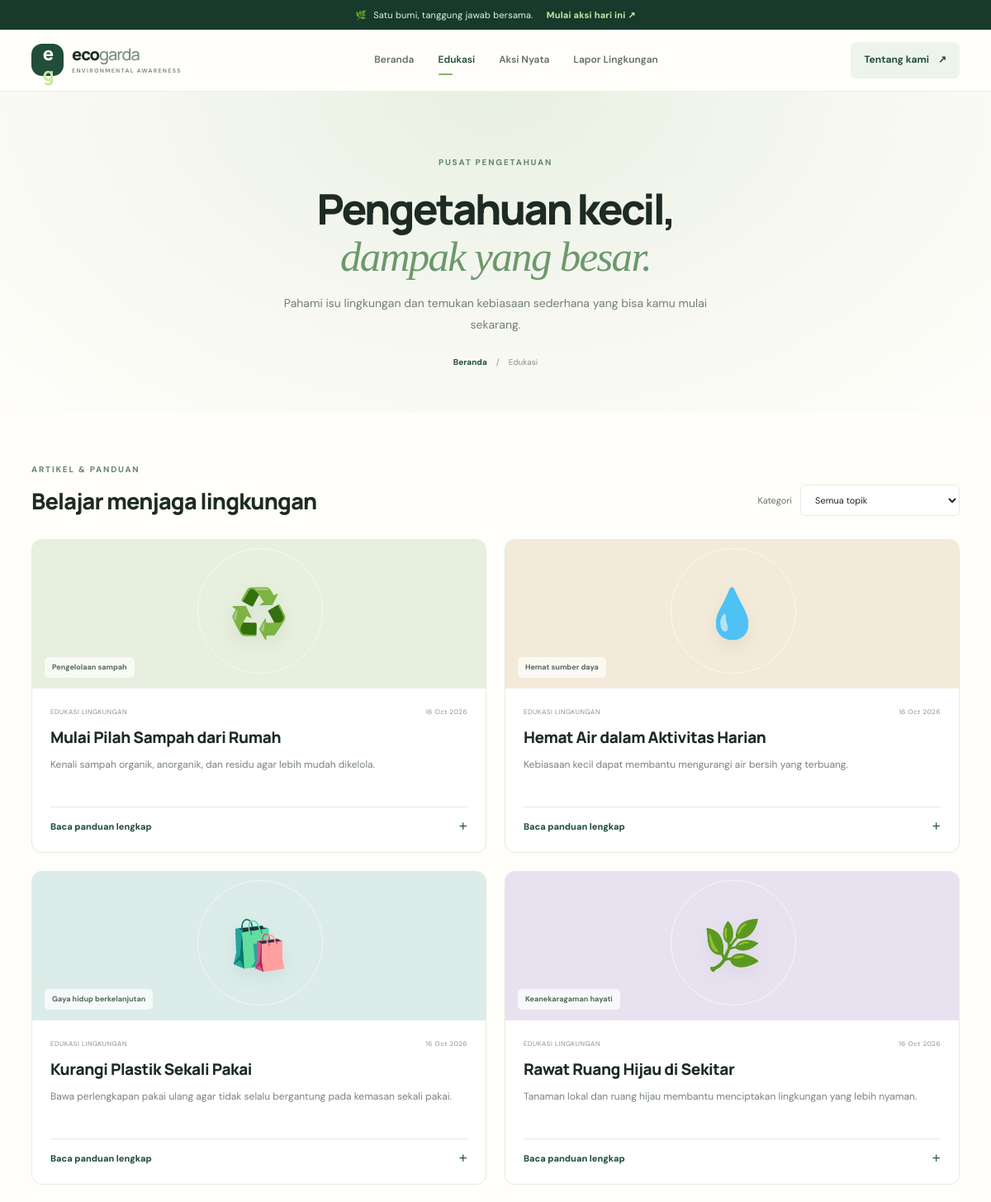
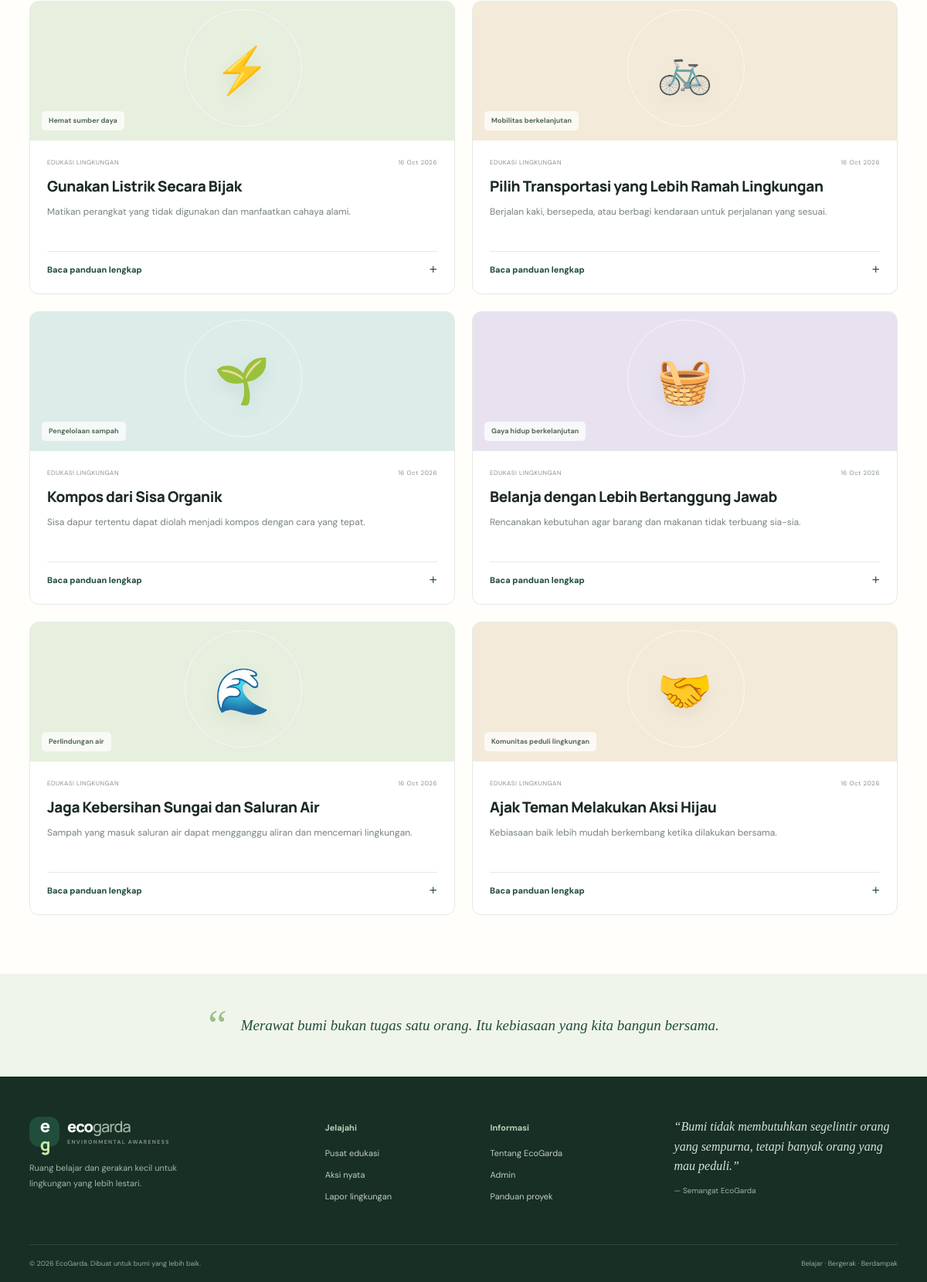
Page /edukasi.php on the committed database (2 pictures, top to bottom).
### tables this page shows
CREATE TABLE IF NOT EXISTS tips (
 id INT UNSIGNED AUTO_INCREMENT PRIMARY KEY,
 title VARCHAR(180) NOT NULL,
 category VARCHAR(80) NOT NULL,
 icon VARCHAR(20) NOT NULL DEFAULT '🌱',
 summary VARCHAR(220) NOT NULL,
 body TEXT NOT NULL,
 is_published TINYINT(1) NOT NULL DEFAULT 1,
 created_at TIMESTAMP DEFAULT CURRENT_TIMESTAMP,
 updated_at TIMESTAMP DEFAULT CURRENT_TIMESTAMP ON UPDATE CURRENT_TIMESTAMP
);

### includes/bootstrap.php (called while the page is built, shortened)
<?php
function e($value): string { return htmlspecialchars((string)$value, ENT_QUOTES, 'UTF-8'); }

### edukasi.php (the view, shortened to what this page needs)
<?php
require_once __DIR__ . '/includes/bootstrap.php';
$sql = "SELECT * FROM tips WHERE is_published=1"; $params=[];
$sql .= " ORDER BY created_at DESC";
$stmt=$pdo->prepare($sql); $stmt->execute($params); $tips=$stmt->fetchAll();
require __DIR__ . '/includes/header.php';
?>
<section class="page-hero"><span class="eyebrow">PUSAT PENGETAHUAN</span><h1>Pengetahuan kecil,<br><em>dampak yang besar.</em></h1><p>Pahami isu lingkungan dan temukan kebiasaan sederhana yang bisa kamu mulai sekarang.</p><div class="breadcrumb"><a href="index.php">Beranda</a><span>/</span> Edukasi</div></section>
<section class="section content-section"><div class="filter-bar"><div><span class="eyebrow">ARTIKEL & PANDUAN</span><h2>Belajar menjaga lingkungan</h2></div><form method="get" class="filter-form"><label for="kategori">Kategori</label><select id="kategori" name="kategori" onchange="this.form.submit()"><option value="">Semua topik</option><?php foreach($categories as $c): ?><option value="<?=e($c)?>" <?=$category===$c?'selected':''?>><?=e($c)?></option><?php endforeach;?></select></form></div>
<div class="article-grid"><?php foreach($tips as $i=>$tip): ?><article class="article-card" id="tip-<?= (int)$tip['id'] ?>"><div class="article-art art-<?=($i%4)+1?>"><span><?=e($tip['icon'])?></span><small><?=e($tip['category'])?></small></div><div class="article-content"><div class="meta-line"><span>EDUKASI LINGKUNGAN</span><span><?=date('d M Y',strtotime($tip['created_at']))?></span></div><h3><?=e($tip['title'])?></h3><p><?=e($tip['summary'])?></p><details><summary>Baca panduan lengkap <span>＋</span></summary><div class="detail-copy"><?=nl2br(e($tip['body']))?></div></details></div></article><?php endforeach; ?></div>
</section><section class="quote-strip"><span>“</span><p>Merawat bumi bukan tugas satu orang. Itu kebiasaan yang kita bangun bersama.</p></section>
<?php require __DIR__ . '/includes/footer.php'; ?>

### assets/css/style.css (style rules this page uses)
:root { --forest:#214d3b;--forest-dark:#173a2d;--sage:#dce9dc;--sage-light:#f3f7f1;--lime:#c7e8a1;--ink:#1d2b24;--muted:#69766e;--line:#e5eae3;--paper:#fffefa;--orange:#c47d50;--serif:Georgia,'Times New Roman',serif;--sans:'DM Sans',Arial,sans-serif;--display:'Manrope','DM Sans',sans-serif }
* { box-sizing:border-box }
html { scroll-behavior:smooth }
body { margin:0;background:var(--paper);color:var(--ink);font-family:var(--sans);font-size:15px;line-height:1.65 }
a { color:inherit;text-decoration:none }
button,input,select,textarea { font:inherit }
button,a,select { -webkit-tap-highlight-color:transparent }
.eyebrow { font-size:10px;font-weight:800;letter-spacing:1.8px;color:#66886b;display:inline-flex;align-items:center;gap:8px }
.hero h1,.page-hero h1 { font:800 clamp(38px,4.4vw,61px)/1.1 var(--display);letter-spacing:-2.7px;margin:22px 0 20px;max-width:590px }
.hero h1 em,.page-hero h1 em { font-family:var(--serif);font-weight:400;color:#6d986c;letter-spacing:-1.7px }
.hero-copy>p,.page-hero>p { max-width:460px;color:#728078;font-size:14px;line-height:1.9;margin:0 }
.section { padding:76px max(28px,calc((100% - 1124px)/2)) }
.card-visual,.article-art { height:170px;position:relative;display:grid;place-items:center;overflow:hidden }
.card-visual>span,.article-art>span { font-size:58px;filter:drop-shadow(0 8px 10px #254b3514);position:relative;z-index:1 }
.visual-1,.art-1 { background:#e7efdf }
.visual-2,.art-2 { background:#f4ead9 }
.visual-3,.art-3 { background:#dcece9 }
.art-4 { background:#e8e2f0 }
.card-visual:before,.article-art:before { content:'';position:absolute;width:150px;height:150px;border:1px solid #ffffff99;border-radius:50%;left:calc(50% - 75px);top:10px }
.card-visual small,.article-art small { position:absolute;left:15px;bottom:13px;background:#ffffffb8;padding:5px 9px;border-radius:5px;font-size:9px;font-weight:700;color:#526956 }
.card-body h3,.article-content h3,.action-card h3 { font:800 17px/1.35 var(--display);letter-spacing:-.4px;margin:0 0 9px }
.card-body p,.article-content>p,.action-card>p { font-size:12px;line-height:1.8;color:#78847b;margin:0 0 17px }
.page-hero { text-align:center;padding:72px 25px 53px;background:radial-gradient(ellipse at 50% 0%,#e8f0e2 0%,#f7f8f2 55%,var(--paper) 100%) }
.page-hero h1 { font-size:51px;margin:17px auto 15px;max-width:760px }
.page-hero>p { margin:auto;max-width:550px }
.breadcrumb { display:flex;justify-content:center;gap:11px;margin-top:24px;color:#87948a;font-size:10px }
.breadcrumb a { color:var(--forest);font-weight:700 }
.content-section { padding-top:55px }
.filter-bar { display:flex;align-items:end;justify-content:space-between;margin-bottom:28px;gap:20px }
.filter-bar h2 { font:800 27px var(--display);margin:8px 0 0;letter-spacing:-.8px }
.filter-form { display:flex;align-items:center;gap:10px }
.filter-form label { font-size:11px;color:#69766e }
.filter-form select { padding:10px 13px;border:1px solid var(--line);border-radius:7px;background:white;color:var(--ink);font-size:11px }
.article-grid { display:grid;grid-template-columns:repeat(2,1fr);gap:22px }
.article-card { border:1px solid var(--line);border-radius:12px;overflow:hidden;background:white;transition:transform .2s,box-shadow .2s }
.article-art { height:180px }
.article-content { padding:22px }
.meta-line { display:flex;justify-content:space-between;gap:12px;font-size:8px;color:#879389;letter-spacing:.5px;margin-bottom:12px }
.article-content h3 { font-size:19px }
.article-content>p { min-height:44px }
.article-content details { border-top:1px solid var(--line);padding-top:14px;font-size:11px;color:var(--forest) }
.article-content summary { cursor:pointer;font-weight:800;list-style:none;display:flex;justify-content:space-between }
.quote-strip { background:#f0f5ec;padding:35px 25px;text-align:center;color:var(--forest);display:flex;justify-content:center;align-items:center;gap:18px }
.quote-strip>span { font:55px var(--serif);color:#9ebf88 }
.quote-strip p { font:italic 19px var(--serif);margin:0;max-width:700px }

### rows in the picture
tips: icon "♻️", category "Pengelolaan sampah", created_at "16 Oct 2026", title "Mulai Pilah Sampah dari Rumah", summary "Kenali sampah organik, anorganik, dan residu agar lebih mudah dikelola."
tips: icon "💧", category "Hemat sumber daya", created_at "16 Oct 2026", title "Hemat Air dalam Aktivitas Harian", summary "Kebiasaan kecil dapat membantu mengurangi air bersih yang terbuang."
tips: icon "🛍️", category "Gaya hidup berkelanjutan", created_at "16 Oct 2026", title "Kurangi Plastik Sekali Pakai", summary "Bawa perlengkapan pakai ulang agar tidak selalu bergantung pada kemasan sekali pakai."
tips: icon "🌿", category "Keanekaragaman hayati", created_at "16 Oct 2026", title "Rawat Ruang Hijau di Sekitar", summary "Tanaman lokal dan ruang hijau membantu menciptakan lingkungan yang lebih nyaman."
tips: icon "⚡", category "Hemat sumber daya", created_at "16 Oct 2026", title "Gunakan Listrik Secara Bijak", summary "Matikan perangkat yang tidak digunakan dan manfaatkan cahaya alami."
tips: icon "🚲", category "Mobilitas berkelanjutan", created_at "16 Oct 2026", title "Pilih Transportasi yang Lebih Ramah Lingkungan", summary "Berjalan kaki, bersepeda, atau berbagi kendaraan untuk perjalanan yang sesuai."
tips: icon "🌱", category "Pengelolaan sampah", created_at "16 Oct 2026", title "Kompos dari Sisa Organik", summary "Sisa dapur tertentu dapat diolah menjadi kompos dengan cara yang tepat."
tips: icon "🧺", category "Gaya hidup berkelanjutan", created_at "16 Oct 2026", title "Belanja dengan Lebih Bertanggung Jawab", summary "Rencanakan kebutuhan agar barang dan makanan tidak terbuang sia-sia."
tips: icon "🌊", category "Perlindungan air", created_at "16 Oct 2026", title "Jaga Kebersihan Sungai dan Saluran Air", summary "Sampah yang masuk saluran air dapat mengganggu aliran dan mencemari lingkungan."
tips: icon "🤝", category "Komunitas peduli lingkungan", created_at "16 Oct 2026", title "Ajak Teman Melakukan Aksi Hijau", summary "Kebiasaan baik lebih mudah berkembang ketika dilakukan bersama."
